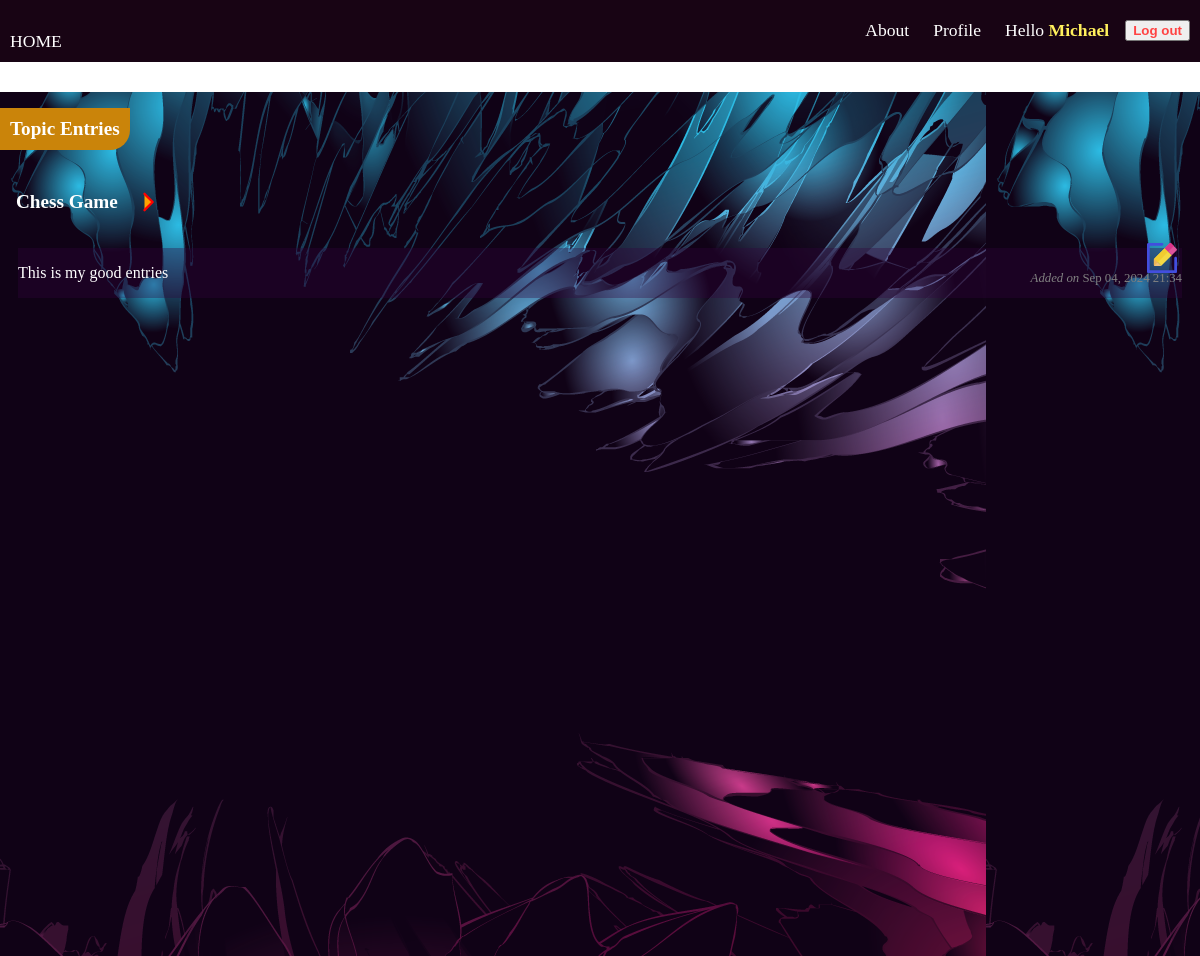
/topics/28/ (signed in), run on the app's committed database.
### learning_logs/models.py (models this page shows, shortened)
class Topic(models.Model):
    text = models.CharField(max_length=200)
    date_added = models.DateTimeField(auto_now_add=True)
    owner = models.ForeignKey(User, on_delete=models.CASCADE)

class Entry(models.Model):
    topic = models.ForeignKey(Topic, on_delete=models.CASCADE)
    text = models.TextField()
    date_added = models.DateTimeField(auto_now_add=True)
    class Meta:
        verbose_name_plural = 'entries'

### learning_logs/views.py (the view)
# urls.py: path('topics/<int:topic_id>/', views.topic, name='topic'),
def topic(request, topic_id):
    topic = Topic.objects.get(id=topic_id)
    enteries = topic.entry_set.order_by('-date_added')
    context = {'topic': topic, 'enteries': enteries}
    return render(request, 'learning_logs/topic.html', context)

### templates/learning_logs/topic.html (shortened to what this page needs)
{% extends 'learning_logs/base.html' %}
{% block content %}
    <div class='entry_cont'>
        <h2>Topic Entries</h2>
        <div class='entries'>
            <span class='span'>
                <h3>
                    {{topic.text}}
                </h3>
                <svg class="w-6 h-6 text-gray-800 dark:text-white" aria-hidden="true" xmlns="http://www.w3.org/2000/svg" width="28" height="28" fill="#ffa200" viewBox="0 0 24 24">
                    <path stroke="currentColor" stroke-linecap="round" stroke-linejoin="round" stroke-width="2" d="m9 5 7 7-7 7"/>
                  </svg>
            </span>
            <div class='post-detail'>
                {% for entry in enteries %}
                    <span class='entries_body'>
                        {{entry.text|linebreaks}}
                        <p class='details'>
                            <i>Added on  </i>{{ entry.date_added|date:'M d, Y H:i' }}
                        </p>
                        <i class='edit-icon'>
                            <a href="{% url 'learning_logs:edit_entry' entry.id %}" >
                            </a>
                        </i>
                    </span>
                    {% empty %}
                    <p class='empty'>There are no entries for this topic yet. </p>
                {% endfor %}
            </div>
        </div>
    </div>
{% endblock %}

### templates/learning_logs/base.html (shortened to what this page needs)
{% load static %}
<!DOCTYPE html>
<html lang="en">
<head>
    <link rel="stylesheet" href="{% static 'Assets/css/nav.css' %}" />
    <link rel="stylesheet" href="{% static 'Assets/css/index.css' %}" />
    <link rel="stylesheet" href="{% static 'Assets/css/topicstyle.css' %}" />
    <link rel='stylesheet' href="{% static 'Assets/css/newtopic.css' %}" />
    <link rel='stylesheet' href="{% static 'Assets/css/login.css' %}" />
    <link rel='stylesheet' href="{% static 'Assets/css/register.css' %}" />
</head>
<body>
<nav class='nav-bar'>
  <div class='nav-items'>
    <div class='nav-left'>
      <a href="{% url 'learning_logs:index' %}">Home</a>
    </div>
    <div class='nav-right'>
      <a>About</a>
      <a>Profile</a>
      {% if user.is_authenticated %}
        <a>Hello <strong>{{user.username}}</strong></a>
      {% else %}
        <a href="{% url 'accounts:login' %}"> Log in </a>
      {% endif %}
      {% if user.is_authenticated %}
        <form action="{% url 'accounts:logout' %}" method='post'>
          <button name='submit'>Log out</button>
        </form>
      {% endif %}
    </div>
  </div>
</nav>
  {% block content %}
  {% endblock %}
</body>
</html>

### static/Assets/css/nav.css (style rules this page uses)
.nav-bar { width: 100%; background: purple; height: 60px; display: flex; flex-direction: column; }
.nav-items { background: #180414; color: white; display: flex; justify-content: space-between; padding: 10px; }
.nav-left { height: 100%; margin-top: 1.3rem; }
.nav-left a { color: white; font-size: 1.1rem; text-decoration: none; text-transform: uppercase; }
.nav-right { display: flex; justify-content: center; align-items: center; gap: 0.5rem; }
.nav-right a strong { color: #fff05c; }
.nav-right a { font-size: 1.1rem; font-weight: 500; text-decoration: none; color: white; margin: 0.5rem; }
.nav-right form button { font-weight: 700; color: #ff4343; }

### static/Assets/css/topicstyle.css (style rules this page uses)
.entry_cont { width: 100%; height: 100vh; background-color: black; position: relative; }
.entry_cont h2 { position: absolute; background: #ca840a; padding: 10px; border-radius: 0 0px 20px 0; font-size: 1.2rem; color: white; font-weight: 600 }
.entries { background-image: url('../images//bgentry.png') !important; background-repeat: round; background-position: center; background-size: cover; background: #100216; width: 100%; height: 100%; margin-top: 2rem; padding-top: 4rem;; }
.entries .span { display: flex; justify-content: flex-start; align-items: center; color: red; }
.entries span h3 { color: white; padding: 1rem; font-weight: 700; font-size: 1.2rem; }
.post-detail { display: flex; gap: 2rem; flex-direction: column; }
.entries_body { background-color: #33053c59; margin: 0rem auto; width: 97%; display: flex; flex-direction: column; gap: 1rem; position: relative; color: white; font-weight: 400; text-align: justify; }
.details { position: absolute; right: 0; bottom: 0; color: grey; font-size: 0.8rem; }
.edit-icon { position: absolute; right: 0; top: -10%; cursor: pointer; }

### templates/learning_logs/base.html (style rules this page uses)
body { max-width: 1350px; padding-left: auto; padding-right: auto; margin: 0 auto; }

### data on the page
Topic: text "Chess Game"
Entry: text "This is my good entries", date_added "Sep 04, 2024 21:34"

### other printed values
{{ user.username }} "Michael"
